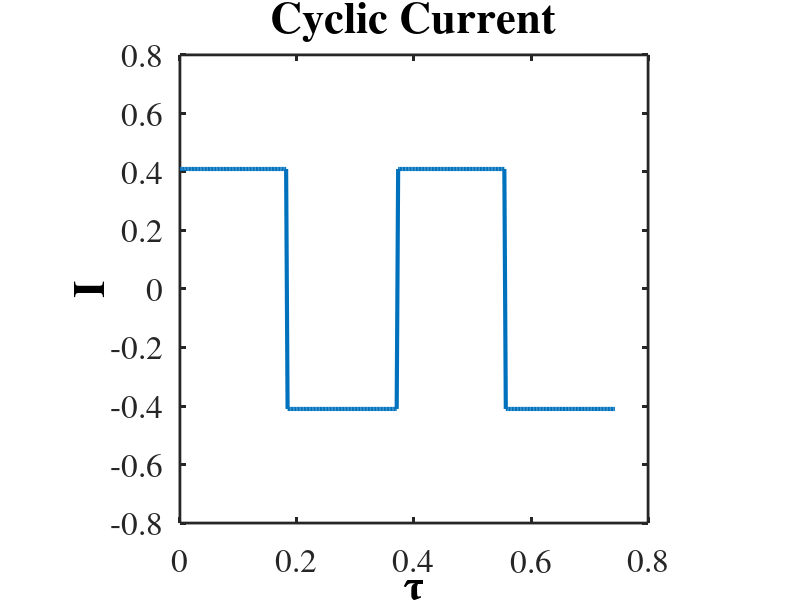
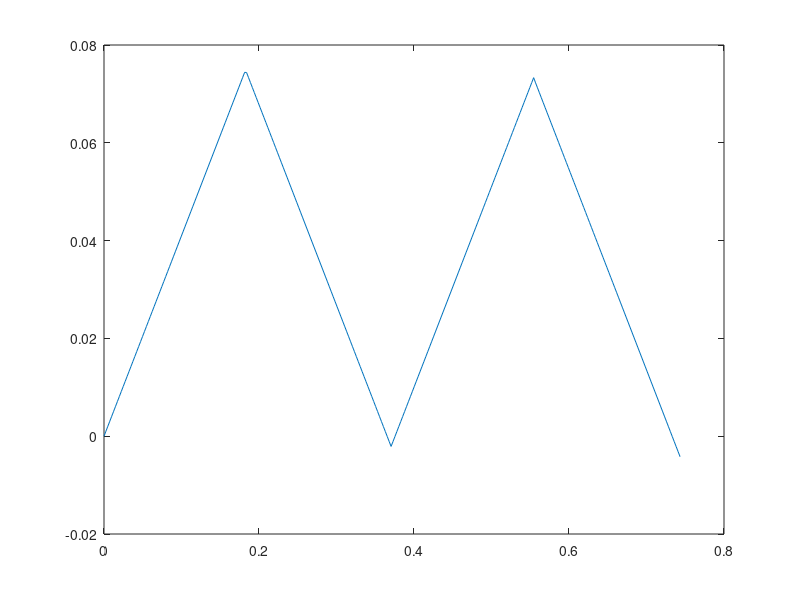
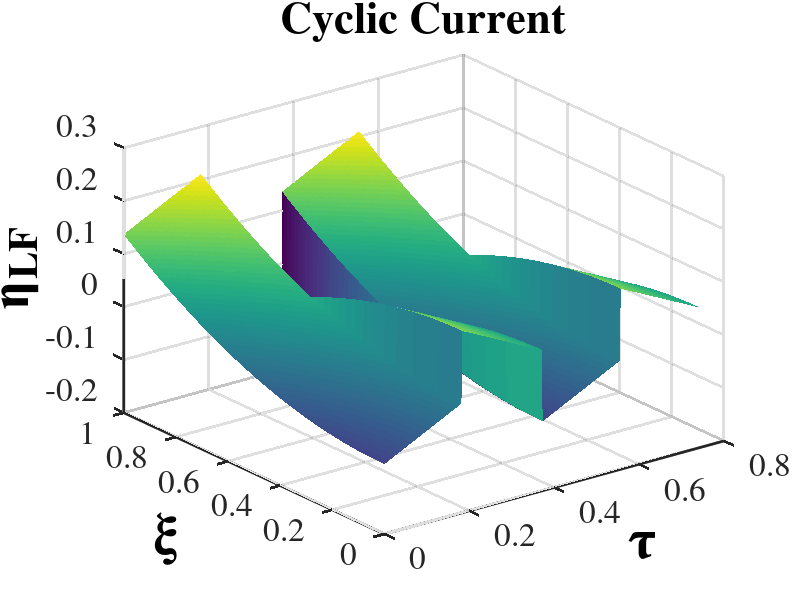
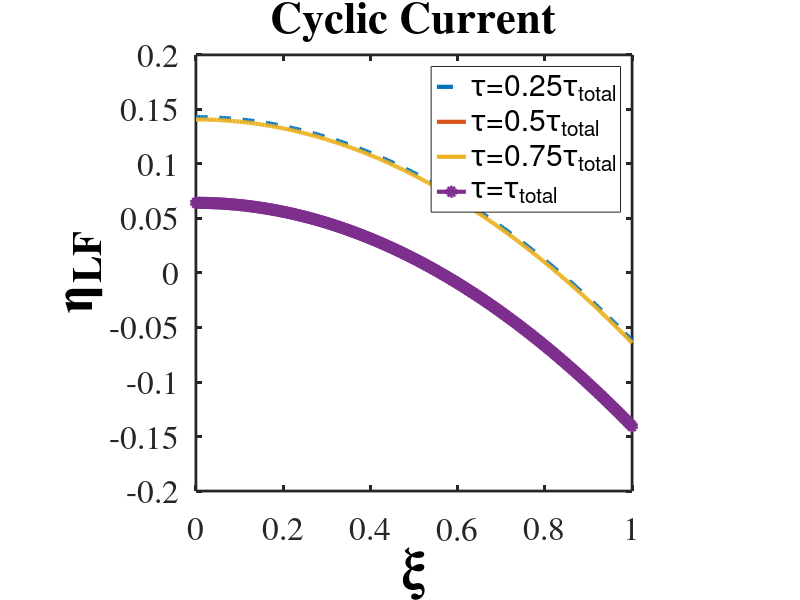

Write MATLAB code to recreate these figures, in order. (Note: this script raises an error after producing the figures.)
%%%%%%%%%%%%%%%%%%%%%%%%%%%%%%%%%%%%%%%%%%%%%%%
%%% Script to solve the simple example
%%%     for model inadequecy
%%%%%%%%%%%%%%%%%%%%%%%%%%%%%%%%%%%%%%%%%%
clear all
close all


%% Parameters
kappa = 0.0195174;   %--- sec/m
sigma = 52.1;   %--- sec/m
gamma = kappa/sigma;
L = 50e-6;  %--- m
C = 0.03134;  %--- F/m2
a = 4.19956e7/C;   %--- m
V0 = 1.25;   %--- volt
Iunscaled = 200;   %--- Amp/m^2
Ls = 25e-6;  %--- m
kappa_s = 0.0311627;   %--- sec/m
Time = 4; %--- sec

Nt = 300;  %--- number of time steps
Nx = 300;  %--- number of space steps 


%% Domain
t = linspace(0,Time , Nt);  %--- sec
x = linspace(0,L , Nx);

% convert to nondimesional values
tau = (kappa*sigma/(kappa+sigma))*(1/(a*C*L^2)) .* t;
xi = x ./ L;
Nxi = Nx ; Ntau = Nt;

%% Applied Current
t_conv = a*C*L^2*(kappa+sigma)/(kappa*sigma);

% I = (Iunscaled*(L/V0)*((kappa+sigma)/(sigma*kappa))) * ones(1,Nt);

%== Step Function
I = (Iunscaled*(L/V0)*((kappa+sigma)/(sigma*kappa))) * ones(1,Nt);

for i = 1*Nt/4 : 2*Nt/4
    I(i) = -I(i);
end
for i = 3*Nt/4 : 4*Nt/4
    I(i) = -I(i);
end

figure(1)
plot(tau,I,'LineWidth',3);
axis square
set(gca,'LineWidth',2,'FontSize',24,'FontWeight','normal','FontName','Times')
set(get(gca,'XLabel'),'String','\tau','FontSize',32,'FontWeight','bold','FontName','Times')
set(get(gca,'YLabel'),'String','I','FontSize',32,'FontWeight','bold','FontName','Times')
set(gcf,'Position',[1 1 round(1000) round(1000)])
set(get(gca,'Title'),'String','Cyclic Current','FontSize',32,'FontWeight','bold','FontName','Times')


%%========================================================
%% Solution of LF model
% 
eta_bar = tau.*I;

for i = 75 : 150
    eta_bar(i) = tau(i)*I(i)+0.14+0.0098;
end
for i = 151 : 224
    eta_bar(i) = tau(i)*I(i)-0.1540;
end

for i = 225 : 300
    eta_bar(i) = tau(i)*I(i)+0.3006;
end

figure; plot(tau,eta_bar)
%%

for i = 1 : size(tau,2) % time
    for j = 1 : size(xi,2) % space
        etaLF(j,i) = (I(i)/2)*xi(j)^2 - ((I(i)*gamma)/(1+gamma))*xi(j) + eta_bar(i) - I(i)/6 + (I(i)*gamma)/(2*I(i)+2*gamma);
    end
end

figure
surf(tau, xi, etaLF,'EdgeColor','none')
% axis square
set(gca,'LineWidth',2,'FontSize',24,'FontWeight','normal','FontName','Times')
set(get(gca,'XLabel'),'String','\tau','FontSize',42,'FontWeight','bold','FontName','Times')
set(get(gca,'YLabel'),'String','\xi','FontSize',42,'FontWeight','bold','FontName','Times')
set(get(gca,'ZLabel'),'String','{\eta}_{LF}','FontSize',42,'FontWeight','bold','FontName','Times')
set(get(gca,'Title'),'String','Cyclic Current','FontSize',32,'FontWeight','bold','FontName','Times')
set(gcf,'Position',[1 1 round(1000) round(1000)])

figure
plot(xi,etaLF(:,Nt*0.25),'--','LineWidth',3); hold on
plot(xi,etaLF(:,Nt*0.5),'LineWidth',3);
plot(xi,etaLF(:,Nt*0.75),'LineWidth',3);
plot(xi,etaLF(:,Nt*1),'-o','LineWidth',3);
legend('\tau=0.25\tau_{total}', '\tau=0.5\tau_{total}', '\tau=0.75\tau_{total}','\tau=\tau_{total}')
axis square
set(gca,'LineWidth',2,'FontSize',24,'FontWeight','normal','FontName','Times')
set(get(gca,'XLabel'),'String','\xi','FontSize',42,'FontWeight','bold','FontName','Times')
set(get(gca,'YLabel'),'String','{\eta}_{LF}','FontSize',42,'FontWeight','bold','FontName','Times')
set(get(gca,'Title'),'String','Cyclic Current','FontSize',32,'FontWeight','bold','FontName','Times')
set(gcf,'Position',[1 1 round(1000) round(1000)])

figure
plot(tau,etaLF(Nx*0.25,:),'--','LineWidth',3); hold on
plot(tau,etaLF(Nx*0.5,:),'LineWidth',3);
plot(tau,etaLF(Nx*0.75,:),'LineWidth',3);
plot(tau,etaLF(Nx*1,:),'-o','LineWidth',3);
legend('\tau=0.25\tau_{total}', '\tau=0.5\tau_{total}', '\tau=0.75\tau_{total}','\tau=\tau_{total}')
axis square
set(gca,'LineWidth',2,'FontSize',24,'FontWeight','normal','FontName','Times')
set(get(gca,'XLabel'),'String','\tau','FontSize',42,'FontWeight','bold','FontName','Times')
set(get(gca,'YLabel'),'String','{\eta}_{LF}','FontSize',42,'FontWeight','bold','FontName','Times')
set(get(gca,'Title'),'String','Cyclic Current','FontSize',32,'FontWeight','bold','FontName','Times')
set(gcf,'Position',[1 1 round(1000) round(1000)])

%%========================================================
%% Solution of HF model
% 
% % computing Neumann BCs:
%-- alpha at xi=0
alpha = -I.*(gamma/(1+gamma));
%-- beta at xi=1
beta  =  I.*(1/(1+gamma));

% solving HF pde+bc using finite difference
etaHF = HFm_evolution(tau(1),tau(end),xi(1),xi(end), Ntau,Nxi, zeros(Nxi,Ntau), alpha, beta);

figure
surf(tau, xi, etaHF,'EdgeColor','none')
% axis square
set(gca,'LineWidth',2,'FontSize',24,'FontWeight','normal','FontName','Times')
set(get(gca,'XLabel'),'String','\tau','FontSize',32,'FontWeight','bold','FontName','Times')
set(get(gca,'YLabel'),'String','\xi','FontSize',32,'FontWeight','bold','FontName','Times')
set(get(gca,'ZLabel'),'String','{\eta}_{HF}','FontSize',32,'FontWeight','bold','FontName','Times')
set(get(gca,'Title'),'String','Cyclic Current','FontSize',32,'FontWeight','bold','FontName','Times')
set(gcf,'Position',[1 1 round(1000) round(1000)])

figure
plot(xi,etaHF(:,Nt*0.25),'--','LineWidth',3); hold on
plot(xi,etaHF(:,Nt*0.5),'LineWidth',3);
plot(xi,etaHF(:,Nt*0.75),'LineWidth',3);
plot(xi,etaHF(:,Nt*1),'-o','LineWidth',3);
legend('\tau=0.25\tau_{total}', '\tau=0.5\tau_{total}', '\tau=0.75\tau_{total}','\tau=\tau_{total}')
axis square
set(gca,'LineWidth',2,'FontSize',24,'FontWeight','normal','FontName','Times')
set(get(gca,'XLabel'),'String','\xi','FontSize',42,'FontWeight','bold','FontName','Times')
set(get(gca,'YLabel'),'String','{\eta}_{HF}','FontSize',42,'FontWeight','bold','FontName','Times')
set(get(gca,'Title'),'String','Cyclic Current','FontSize',32,'FontWeight','bold','FontName','Times')
set(gcf,'Position',[1 1 round(1000) round(1000)])

figure
plot(tau,etaHF(Nx*0.25,:),'--','LineWidth',3); hold on
plot(tau,etaHF(Nx*0.5,:),'LineWidth',3);
plot(tau,etaHF(Nx*0.75,:),'LineWidth',3);
plot(tau,etaHF(Nx*1,:),'-o','LineWidth',3);
legend('\tau=0.25\tau_{total}', '\tau=0.5\tau_{total}', '\tau=0.75\tau_{total}','\tau=\tau_{total}')
axis square
set(gca,'LineWidth',2,'FontSize',24,'FontWeight','normal','FontName','Times')
set(get(gca,'XLabel'),'String','\tau','FontSize',42,'FontWeight','bold','FontName','Times')
set(get(gca,'YLabel'),'String','{\eta}_{LF}','FontSize',42,'FontWeight','bold','FontName','Times')
set(get(gca,'Title'),'String','Cyclic Current','FontSize',32,'FontWeight','bold','FontName','Times')
set(gcf,'Position',[1 1 round(1000) round(1000)])

% %========================================================
% % Error evolution = HF model - LF model
% 
eps_exact = etaHF - etaLF;

figure
surf(tau, xi, eps_exact,'EdgeColor','none')
axis square
set(gca,'LineWidth',2,'FontSize',24,'FontWeight','normal','FontName','Times')
set(get(gca,'XLabel'),'String','\tau','FontSize',32,'FontWeight','bold','FontName','Times')
set(get(gca,'YLabel'),'String','\xi','FontSize',32,'FontWeight','bold','FontName','Times')
set(get(gca,'ZLabel'),'String','\epsilon_{exact}','FontSize',32,'FontWeight','bold','FontName','Times')
set(get(gca,'Title'),'String','Cyclic Current','FontSize',32,'FontWeight','bold','FontName','Times')
set(gcf,'Position',[1 1 round(1000) round(1000)])

figure
plot(xi,eps_exact(:,Nt*0.25),'--','LineWidth',3); hold on
plot(xi,eps_exact(:,Nt*0.5),'LineWidth',3);
plot(xi,eps_exact(:,Nt*0.75),'LineWidth',3);
plot(xi,eps_exact(:,Nt*1),'-o','LineWidth',3);
legend('\tau=0.25\tau_{total}', '\tau=0.5\tau_{total}', '\tau=0.75\tau_{total}','\tau=\tau_{total}')
axis square
set(gca,'LineWidth',2,'FontSize',24,'FontWeight','normal','FontName','Times')
set(get(gca,'XLabel'),'String','\xi','FontSize',42,'FontWeight','bold','FontName','Times')
set(get(gca,'YLabel'),'String','\epsilon_{exact}','FontSize',42,'FontWeight','bold','FontName','Times')
set(get(gca,'Title'),'String','Cyclic Current','FontSize',32,'FontWeight','bold','FontName','Times')
set(gcf,'Position',[1 1 round(1000) round(1000)])
% 
% 
% 
% %========================================================
% % Solution of Error evolution (Paraboloc Equation Finite Difference)
% 
% compute local residual
% dI_dtau = omega*t_conv*Im*cos(omega*t_conv.*tau);
dI_dtau = zeros(Nt,1);

for i = 1 : size(tau,2) % time
    for j = 1 : size(xi,2) % space
        rho(j,i) = dI_dtau(i)*( 0.5*xi(j)^2 - 1/6 - gamma*xi(j)/(1+gamma) + gamma/(2+2*gamma) );
    end
end

figure
surf(tau, xi,rho,'EdgeColor','none')
set(gca,'LineWidth',2,'FontSize',24,'FontWeight','normal','FontName','Times')
set(get(gca,'XLabel'),'String','\tau','FontSize',42,'FontWeight','bold','FontName','Times')
set(get(gca,'YLabel'),'String','\xi','FontSize',42,'FontWeight','bold','FontName','Times')
set(get(gca,'ZLabel'),'String','\rho','FontSize',42,'FontWeight','bold','FontName','Times')
set(get(gca,'Title'),'String','Constant Current','FontSize',32,'FontWeight','bold','FontName','Times')
set(gcf,'Position',[1 1 round(1000) round(1000)])

figure
plot(xi,rho(:,Nt*0.25),'--','LineWidth',3); hold on
plot(xi,rho(:,Nt*0.5),'LineWidth',3);
plot(xi,rho(:,Nt*0.75),'LineWidth',3);
plot(xi,rho(:,Nt*1),'-o','LineWidth',3);
legend('\tau=0.25\tau_{total}', '\tau=0.5\tau_{total}', '\tau=0.75\tau_{total}','\tau=\tau_{total}')
axis square
set(gca,'LineWidth',2,'FontSize',24,'FontWeight','normal','FontName','Times')
set(get(gca,'XLabel'),'String','\xi','FontSize',42,'FontWeight','bold','FontName','Times')
set(get(gca,'YLabel'),'String','{\rho}','FontSize',42,'FontWeight','bold','FontName','Times')
set(get(gca,'Title'),'String','Constant Current','FontSize',32,'FontWeight','bold','FontName','Times')
set(gcf,'Position',[1 1 round(1000) round(1000)])

% compute IC: epsilon(tau=0) = etaHF(tau=0) - etaLF(tau=0): vector 1*Nx
etaHF(1:Nx,1) = 0;
ICond = etaHF(:,1) - etaLF(:,1);

% compute BCs: 
%-- deta/dxi = alpha  at xi=0
alpha_error = zeros(1,Nt);
 
%-- deta/dxi = alpha  at xi=1
beta_error = zeros(1,Nt);


% compute evolution of error
epsilon = error_evolution(tau(1),tau(end),xi(1),xi(end), Ntau,Nxi, rho, ICond, alpha_error, beta_error);

figure
surf(tau, xi,epsilon,'EdgeColor','none')
axis square
set(gca,'LineWidth',2,'FontSize',24,'FontWeight','normal','FontName','Times')
set(get(gca,'XLabel'),'String','\tau','FontSize',42,'FontWeight','bold','FontName','Times')
set(get(gca,'YLabel'),'String','\xi','FontSize',42,'FontWeight','bold','FontName','Times')
set(get(gca,'ZLabel'),'String','\epsilon','FontSize',42,'FontWeight','bold','FontName','Times')
set(get(gca,'Title'),'String','Constant Current','FontSize',32,'FontWeight','bold','FontName','Times')
set(gcf,'Position',[1 1 round(1000) round(1000)])

figure
plot(xi,epsilon(:,Nt*0.25),'--','LineWidth',3); hold on
plot(xi,epsilon(:,Nt*0.5),'LineWidth',3);
plot(xi,epsilon(:,Nt*0.75),'LineWidth',3);
plot(xi,epsilon(:,Nt*1),'-o','LineWidth',3);
legend('\tau=0.25\tau_{total}', '\tau=0.5\tau_{total}', '\tau=0.75\tau_{total}','\tau=\tau_{total}')
axis square
set(gca,'LineWidth',2,'FontSize',24,'FontWeight','normal','FontName','Times')
set(get(gca,'XLabel'),'String','\xi','FontSize',42,'FontWeight','bold','FontName','Times')
set(get(gca,'YLabel'),'String','{\epsilon}','FontSize',42,'FontWeight','bold','FontName','Times')
set(get(gca,'Title'),'String','Constant Current','FontSize',32,'FontWeight','bold','FontName','Times')
set(gcf,'Position',[1 1 round(1000) round(1000)])


%%========================================================
%% Computing Vcell
etaHF_xi0 = etaHF(1,:);
etaHF_xi1 = etaHF(end,:);
etaLF_xi0 = etaLF(1,:);
etaLF_xi1 = etaLF(end,:);

V_elecHF = ((1+2*gamma)/(1+gamma))*etaHF_xi1 - (gamma/(1+gamma))*etaHF_xi0 - (gamma/(1+gamma)^2)*I;
V_elecLF = ((1+2*gamma)/(1+gamma))*etaLF_xi1 - (gamma/(1+gamma))*etaLF_xi0 - (gamma/(1+gamma)^2)*I;


B = (Ls/kappa_s)*(kappa*sigma/(L*(kappa+sigma)));

V_cellHF = 1 - 0.5*B*I - V_elecHF;
V_cellLF = 1 - 0.5*B*I - V_elecLF;


figure
plot(tau,V_cellHF,'--','LineWidth',3); hold on
plot(tau,V_cellLF,'LineWidth',3); hold on
legend('HF model', 'LF model')
axis square
set(gca,'LineWidth',2,'FontSize',24,'FontWeight','normal','FontName','Times')
set(get(gca,'XLabel'),'String','\tau','FontSize',42,'FontWeight','bold','FontName','Times')
set(get(gca,'YLabel'),'String','V^*_{cell}','FontSize',42,'FontWeight','bold','FontName','Times')
set(get(gca,'Title'),'String','Cyclic Current','FontSize',32,'FontWeight','bold','FontName','Times')
set(gcf,'Position',[1 1 round(1000) round(1000)])

%%========================================================
%% Error in Velectrod

error_exact_Velec = V_elecHF - V_elecLF; 

epsilon0 = epsilon(1,:);
epsilon1 = epsilon(end,:);

error_estimate_Velec = ((1+2*gamma)/(1+gamma)) * epsilon1 - ...
    (gamma/(1+gamma))*epsilon0;
% error_estimate_Velec = (gamma*(gamma-2)/(6*(1+gamma)^2))*I;


figure
plot(tau,error_exact_Velec,'--','LineWidth',3); hold on
plot(tau,error_exact_Velec*0.95,'LineWidth',3); hold on
legend('exact', 'estimated')
axis square
set(gca,'LineWidth',2,'FontSize',24,'FontWeight','normal','FontName','Times')
set(get(gca,'XLabel'),'String','\tau','FontSize',42,'FontWeight','bold','FontName','Times')
set(get(gca,'YLabel'),'String','Error V^*_{electrod}','FontSize',42,'FontWeight','bold','FontName','Times')
set(get(gca,'Title'),'String','Constant Current','FontSize',32,'FontWeight','bold','FontName','Times')
set(gcf,'Position',[1 1 round(1000) round(1000)])
